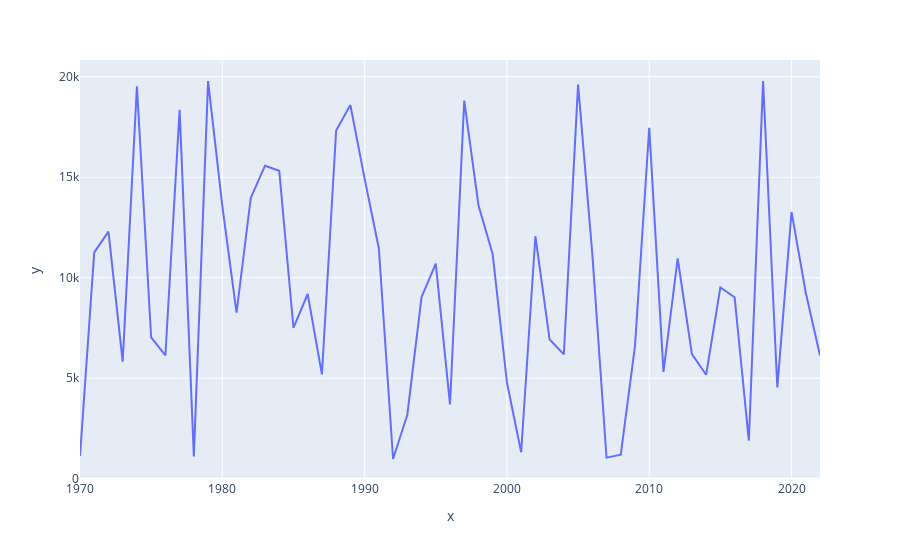

Notebook code for this chart:
### Code cell
px.line(y=y, x=x)

### Figure 1 — Plotly figure (JSON) as saved in the notebook; plotly's stock layout.template omitted (floating-point values rounded to 4 significant figures)
{"data": [{"hovertemplate": "x=%{x}<br>y=%{y}<extra></extra>", "legendgroup": "", "line": {"color": "#636efa", "dash": "solid"}, "marker": {"symbol": "circle"}, "mode": "lines", "name": "", "orientation": "v", "showlegend": false, "type": "scatter", "x": [1970, 1971, 1972, 1973, 1974, 1975, 1976, 1977, 1978, 1979, 1980, 1981, 1982, 1983, 1984, 1985, 1986, 1987, 1988, 1989, 1990, 1991, 1992, 1993, 1994, 1995, 1996, 1997, 1998, 1999, 2000, 2001, 2002, 2003, 2004, 2005, 2006, 2007, 2008, 2009, 2010, 2011, 2012, 2013, 2014, 2015, 2016, 2017, 2018, 2019, 2020, 2021, 2022], "xaxis": "x", "y": [1122, 11262, 12296, 5823, 19529, 7025, 6131, 18355, 1107, 19786, 13572, 8265, 13969, 15575, 15323, 7508, 9189, 5191, 17326, 18593, 14929, 11457, 977, 3180, 9033, 10699, 3693, 18812, 13608, 11165, 4787, 1314, 12066, 6922, 6187, 19609, 11185, 1046, 1191, 6606, 17466, 5315, 10957, 6198, 5170, 9515, 9028, 1895, 19791, 4543, 13274, 9254, 6131], "yaxis": "y"}], "layout": {"legend": {"tracegroupgap": 0}, "margin": {"t": 60}, "xaxis": {"anchor": "y", "domain": [0, 1], "title": {"text": "x"}}, "yaxis": {"anchor": "x", "domain": [0, 1], "title": {"text": "y"}}}}
